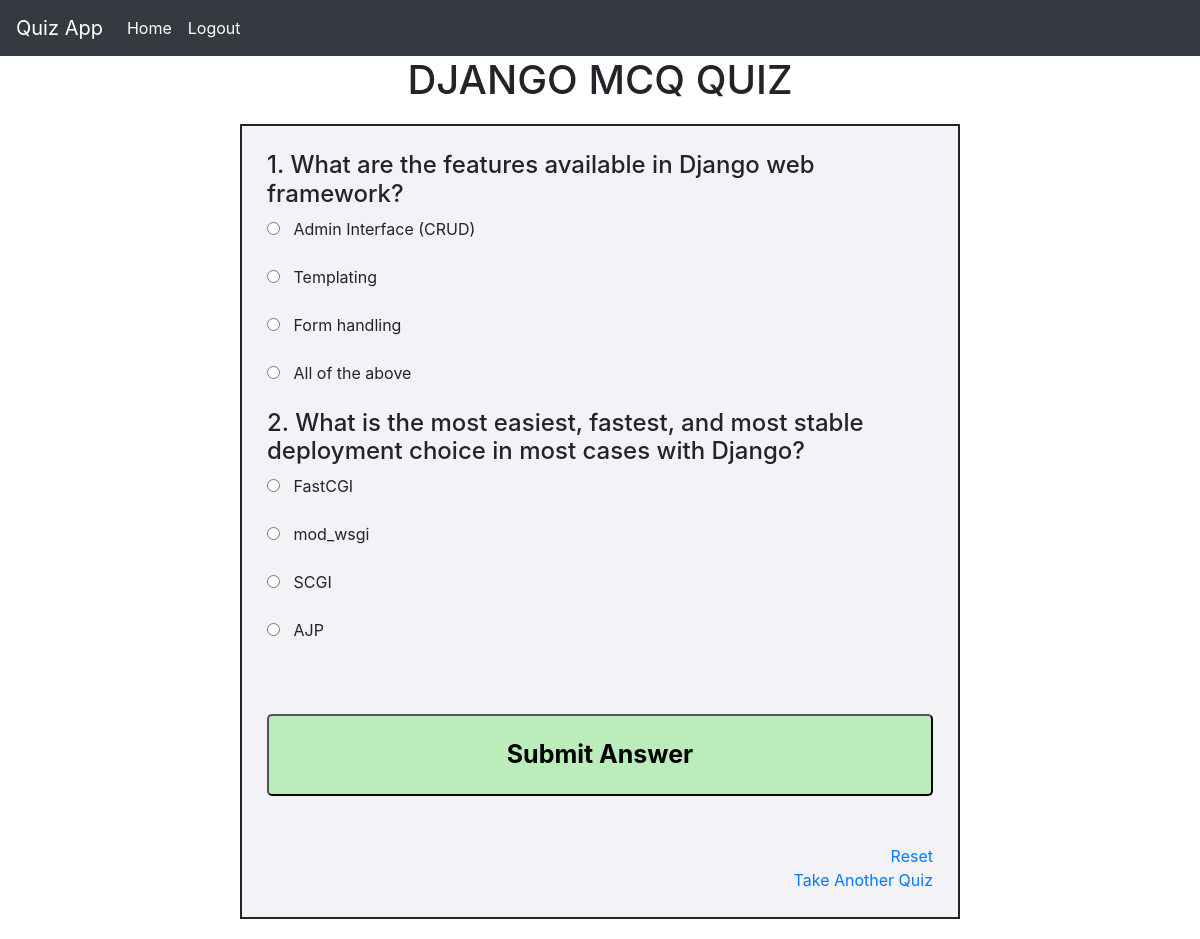
The page /djangoquizpage on the database its author committed.
### questionbank/models.py (models this page shows, shortened)
class DjangoQBank(models.Model):
    question = models.CharField(max_length=150)
    option1 = models.CharField(max_length=150)
    option2 = models.CharField(max_length=150)
    option3 = models.CharField(max_length=150)
    option4 = models.CharField(max_length=150)
    answer = models.CharField(max_length=150)

### questionbank/views.py (the view)
# urls.py: path('djangoquizpage',djangopage.as_view(),name='djangoquizpage'),
class djangopage(TemplateView):
    template_name = 'django.html'
    def get_context_data(self, **kwargs):
        context = super().get_context_data(**kwargs)
        context['questions'] = DjangoQBank.objects.all()
        return context

### questionbank/templates/django.html (shortened to what this page needs)
{% load static %}
<!DOCTYPE html>
<html>
<head>
	<link rel = "stylesheet" href = "{% static 'css/quiz.css' %}">
	<link rel="stylesheet" href="https://stackpath.bootstrapcdn.com/bootstrap/4.5.2/css/bootstrap.min.css">
</head>
<body>
    <nav class="navbar navbar-expand-lg navbar-dark bg-dark">
        <a class="navbar-brand" href="/">Quiz App</a>
        <div class="collapse navbar-collapse" id="navbarSupportedContent">
          <ul class="navbar-nav mr-auto">
            <li class="nav-item active">
              <a class="nav-link" href="{% url 'indexPage' %}">Home</a>
            </li>
            <li class="nav-item active">
              <a class="nav-link" href="{% url 'LogoutPage' %}">Logout <span class="sr-only">(current)</span></a>
            </li>
          </ul>
        </div>
    </nav>
 <center>
    <H1>DJANGO MCQ QUIZ</H1>
</center>
<div id = "container">
    <section id="quizsection">
        <form name = "quizForm" onsubmit = "return submitAnswers(answers=[{% for q in questions%} '{{ q.answer }}',{% endfor %}])">
            {% for q in questions %}
                <h4> {{ q.id }}.  {{ q.question }}</h4>
                <input type = "radio" name = "q{{ q.id }}" value = "a" id = "q1a">&nbsp;&nbsp;    {{ q.option1 }}<br><br>
                <input type = "radio" name = "q{{ q.id }}" value = "b" id = "q1b">&nbsp;&nbsp;    {{ q.option2 }}<br><br>
                <input type = "radio" name = "q{{ q.id }}" value = "c" id = "q1c">&nbsp;&nbsp;    {{ q.option3 }}<br><br>
                <input type = "radio" name = "q{{ q.id }}" value = "d" id = "q1d">&nbsp;&nbsp;    {{ q.option4 }}<br><br>
            {% endfor %}
                <br><br>
			    <input id= "button" type = "submit" value = "Submit Answer">
		</form>
		<br><br>
	</section>
    <a href=" " class="button">Reset</a>
	<br>
	<a href="{% url 'back' %}" class="button">Take Another Quiz</a>
</div>
</body>
</html>

### questionbank/static/css/quiz.css (style rules this page uses)
#container { border: 2px solid; width: 60%; background: rgb(242, 242, 247); margin: 20px auto; overflow: auto; padding: 25px; }
.button { float: right; }
#button { font-size: 25px; display: block; width: 100%; height: auto; background: rgb(187, 236, 187); padding: 20px; text-align: center; border-radius: 5px; color: black; font-weight: bold; }

### rows shown on the page
DjangoQBank: id "1", question "What are the features available in Django web framework?", option1 "Admin Interface (CRUD)", option2 "Templating", option3 "Form handling", option4 "All of the above"
DjangoQBank: id "2", question "What is the most easiest, fastest, and most stable deployment choice in most cases with Django?", option1 "FastCGI", option2 "mod_wsgi", option3 "SCGI", option4 "AJP"
